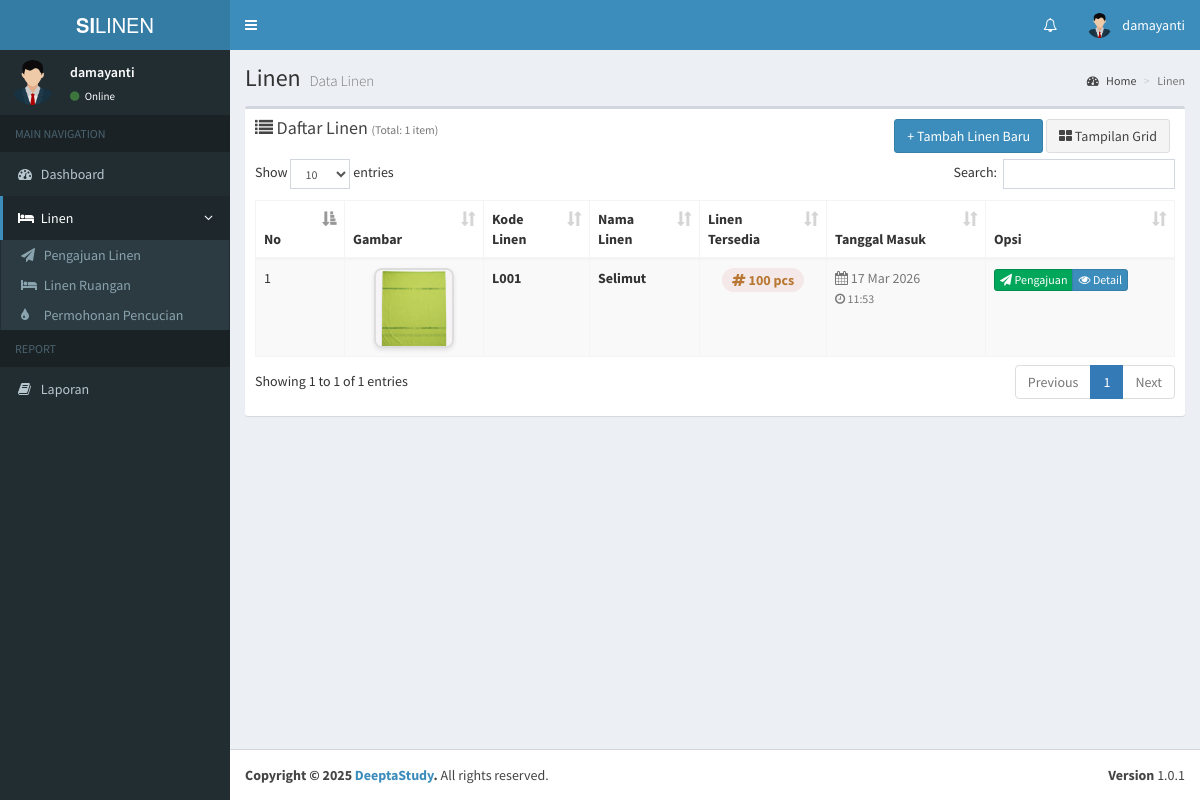
The app's page /admin_ruangan/data_linen.php (signed in) with its own data.
### tables this page shows
CREATE TABLE `users` (
  `id` int(11) NOT NULL,
  `nama` varchar(100) NOT NULL,
  `username` varchar(100) NOT NULL,
  `email` varchar(100) NOT NULL,
  `password` varchar(100) NOT NULL,
  `hak_akses` varchar(25) NOT NULL,
  `status` int(11) NOT NULL,
  `status_ruangan` int(11) DEFAULT NULL
);

CREATE TABLE `linen` (
  `id` int(11) NOT NULL,
  `kode_linen` varchar(15) NOT NULL,
  `nama_linen` varchar(199) NOT NULL,
  `gambar` varchar(199) NOT NULL,
  `jumlah_linen` int(11) NOT NULL,
  `sisa_linen` int(11) NOT NULL,
  `tanggal` datetime NOT NULL,
  `status` int(11) NOT NULL,
  `updated_at` datetime NOT NULL
);

### admin_ruangan/data_linen.php (the view, shortened to what this page needs)
<?php
include '../koneksi.php';
$additionalCSS = [
    '../assets/plugins/datatables/dataTables.bootstrap.css',
    'https://cdnjs.cloudflare.com/ajax/libs/lightbox2/2.11.3/css/lightbox.min.css',
    '../assets/dist/css/linen.css'
];
$pageTitle = "Linen";
$pageDesc = "Data Linen";
$dataQuery = mysqli_query($koneksi, "SELECT * FROM linen ORDER BY tanggal DESC");
?>
<section class="content">
    <div class="row">
        <div class="col-xs-12">
            <div class="box">
                <div class="box-header">
                    <h3 class="box-title">
                        <i class="fa fa-list"></i> Daftar Linen
                        <small class="text-muted">(Total: <?= mysqli_num_rows($dataQuery) ?> item)</small>
                    </h3>
                    <div class="box-tools pull-right" style="position: absolute; right: 15px; top: 10px;">
                        <a href="tambah_linen.php" class="btn btn-primary">+ Tambah Linen Baru</a>
                        <button id="toggleView" class="btn btn-default">
                            <i class="fa fa-th-large"></i> Tampilan Grid
                        </button>
                    </div>
                </div>
                <div class="box-body">
                    <div id="tableView" class="table-view">
                        <?php if (mysqli_num_rows($dataQuery) > 0): ?>
                            <table id="example1" class="table table-bordered table-striped table-hover">
                                <thead>
                                    <tr>
                                        <th width="50">No</th>
                                        <th width="100">Gambar</th>
                                        <th>Kode Linen</th>
                                        <th>Nama Linen</th>
                                        <th>Linen Tersedia</th>
                                        <th width="120">Tanggal Masuk</th>
                                        <th width="150">Opsi</th>
                                    </tr>
                                </thead>
                                <tbody>
                                    <?php
                                    $no = 1;
                                    while ($data = mysqli_fetch_assoc($dataQuery)):
                                        $gambar_path = !empty($data['gambar']) ? '../uploads/linen/' . $data['gambar'] : '../assets/img/no-image.jpg';
                                        $gambar_exists = !empty($data['gambar']) && file_exists($gambar_path);
                                        $tanggal = date('d M Y', strtotime($data['tanggal']));
                                        $waktu_masuk = date('H:i', strtotime($data['tanggal']));
                                    ?>
                                        <tr>
                                            <td><?= $no++; ?></td>
                                            <td class="text-center">
                                                <?php if ($gambar_exists): ?>
                                                    <a href="<?= $gambar_path ?>" data-lightbox="linen-<?= $data['id'] ?>" data-title="<?= htmlspecialchars($data['nama_linen']) ?>">
                                                        <img src="<?= $gambar_path ?>" class="img-linen" alt="<?= htmlspecialchars($data['nama_linen']) ?>">
                                                    </a>
                                                <?php else: ?>
                                                    <div class="no-image">
                                                        <i class="fa fa-image fa-2x"></i>
                                                    </div>
                                                <?php endif; ?>
                                            </td>
                                            <td>
                                                <strong><?= htmlspecialchars($data['kode_linen']) ?></strong>
                                            </td>
                                            <td>
                                                <strong><?= htmlspecialchars($data['nama_linen']) ?></strong>
                                            </td>
                                            <td class="text-center">
                                                <span class="badge badge-custom" style="background: #f5e8e8ff; color: rgb(184, 120, 52); font-size: 14px;">
                                                    <i class="fa fa-hashtag"></i> <?= $data['sisa_linen'] ?> pcs
                                                </span>
                                            </td>
                                            <td>
                                                <span class="text-muted">
                                                    <i class="fa fa-calendar"></i> <?= $tanggal ?>
                                                    <br>
                                                    <small><i class="fa fa-clock-o"></i> <?= $waktu_masuk ?></small>
                                                </span>
                                            </td>
                                            <td>
                                                <div class="btn-group">
                                                    <a href="#" class="btn btn-xs btn-success" onclick="showPengajuanModal(<?= $data['id'] ?>, '<?= $data['kode_linen'] ?>', '<?= addslashes($data['nama_linen']) ?>', <?= $data['sisa_linen'] ?>)" data-toggle="modal" data-target="#modalPengajuan">
                                                        <i class="fa fa-paper-plane"></i> Pengajuan
                                                    </a>
                                                    <a href="detail_linen.php?id_linen=<?= $data['id']; ?>" class="btn btn-primary btn-xs"><i class="fa fa-eye"></i> Detail</a>
                                                </div>
                                            </td>
                                        </tr>
                                    <?php
                                    endwhile;
                                    ?>
                                </tbody>
                            </table>
                        <?php endif; ?>
                    </div>
                </div>
            </div>
        </div>
    </div>
</section>
<?php
$content = ob_get_clean();
include __DIR__ . '/../layouts/header.php';
echo $content;
include __DIR__ . '/../layouts/footer.php';
?>

### layouts/header.php (shortened to what this page needs)
<?php
include '../koneksi.php';
$username = $_SESSION['username'];
$query = mysqli_query($koneksi, "SELECT * FROM users WHERE username = '$username'");
$row = mysqli_fetch_assoc($query);
?>
<!DOCTYPE html>
<html>
<head>
    <link rel="stylesheet" href="../assets/bootstrap/css/bootstrap.min.css">
    <link rel="stylesheet" href="https://maxcdn.bootstrapcdn.com/font-awesome/4.4.0/css/font-awesome.min.css">
    <link rel="stylesheet" href="https://code.ionicframework.com/ionicons/2.0.1/css/ionicons.min.css">
    <link rel="stylesheet" href="../assets/dist/css/AdminLTE.min.css">
    <link rel="stylesheet" href="../assets/dist/css/skins/_all-skins.min.css">
    <link rel="stylesheet" href="../assets/plugins/iCheck/flat/blue.css">
    <link rel="stylesheet" href="../assets/plugins/morris/morris.css">
    <link rel="stylesheet" href="../assets/plugins/jvectormap/jquery-jvectormap-1.2.2.css">
    <?php if (!empty($additionalCSS)): ?>
        <?php foreach ($additionalCSS as $css): ?>
            <link rel="stylesheet" href="<?= htmlspecialchars($css) ?>">
        <?php endforeach; ?>
    <?php endif; ?>
</head>
<body class="hold-transition skin-blue sidebar-mini">
    <div class="wrapper">
        <header class="main-header">
            <a href="#" class="logo">
                <span class="logo-lg"><b>SI</b>LINEN</span>
            </a>
            <nav class="navbar navbar-static-top" role="navigation">
                <a href="#" class="sidebar-toggle" data-toggle="offcanvas" role="button">
                </a>
                <div class="navbar-custom-menu">
                    <ul class="nav navbar-nav">
                        <li class="dropdown notifications-menu">
                            <a href="#" class="dropdown-toggle" data-toggle="dropdown">
                                <i class="fa fa-bell-o"></i>
                            </a>
                        </li>
                        <li class="dropdown user user-menu">
                            <a href="#" class="dropdown-toggle" data-toggle="dropdown">
                                <img src="../assets/images/avatar.png" class="user-image" alt="User Image">
                                <span class="hidden-xs"><?= $row['username']; ?></span>
                            </a>
                        </li>
                    </ul>
                </div>
            </nav>
        </header>
        <div class="content-wrapper">
            <section class="content-header">
                <h1>
                    <?php echo isset($pageTitle) ? $pageTitle : 'Dashboard'; ?>
                    <small><?php echo isset($pageDesc) ? $pageDesc : 'Control Panel'; ?></small>
                </h1>
                <ol class="breadcrumb">
                    <li><a href="#"><i class="fa fa-dashboard"></i> Home</a></li>
                    <li class="active"><?php echo isset($pageTitle) ? $pageTitle : 'Dashboard'; ?></li>
                </ol>
            </section>
            <?php include __DIR__ . '/navigation.php'; ?>

### layouts/navigation.php (shortened to what this page needs)
<aside class="main-sidebar">
    <section class="sidebar">
        <div class="user-panel">
            <div class="pull-left image">
                <img src="../assets/images/avatar.png" class="img-circle" alt="User Image">
            </div>
            <div class="pull-left info">
                <p><?= $row['username']; ?></p>
                <a href="#"><i class="fa fa-circle text-success"></i> Online</a>
            </div>
        </div>
        <?php
            if ($row['hak_akses'] == 'admin') {
        ?>
        <ul class="sidebar-menu">
            <li class="header">MAIN NAVIGATION</li>
            <li class="<?= $_SESSION['active_menu'] == 'dashboard' ? 'active' : '' ?>">
                <a href="../admin/">
                    <i class="fa fa-dashboard"></i> <span>Dashboard</span>
                </a>
            </li>
            <li class="treeview <?= $_SESSION['active_menu'] == 'pengguna' ? 'active' : '' ?>">
                <a href="#">
                    <i class="fa fa-users"></i> <span>Pengguna</span>
                    <i class="fa fa-angle-left pull-right"></i>
                </a>
                <ul class="treeview-menu">
                    <li><a href="../admin/tambah_pengguna.php"><i class="fa fa-plus"></i> Tambah Pengguna Baru</a></li>
                    <li><a href="../admin/data_pengguna.php"><i class="fa fa-arrow-circle-right"></i> Data Pengguna</a></li>
                </ul>
            </li>
            <li class="<?= $_SESSION['active_menu'] == 'ruangan' ? 'active' : '' ?>">
                <a href="../admin/data_ruangan.php">
                    <i class="fa fa-building"></i> <span>Ruangan</span>
                </a>
            </li>
            <li class="<?= $_SESSION['active_menu'] == 'linen' ? 'active' : '' ?>">
                <a href="../admin/data_linen.php">
                    <i class="fa fa-bed"></i> <span>Data Linen</span>
                </a>
            </li>
            <li class="<?= $_SESSION['active_menu'] == 'linen_ruangan' ? 'active' : '' ?>">
                <a href="../admin/linen_ruangan.php">
                    <i class="fa fa-bed"></i> <span>Linen Ruangan</span>
                </a>
            </li>
            <li class="treeview <?= $_SESSION['active_menu'] == 'distribusi' ? 'active' : '' ?>">
                <a href="#">
                    <i class="fa fa-tint"></i> <span>Distribusi</span>
                    <i class="fa fa-angle-left pull-right"></i>
                </a>
                <ul class="treeview-menu">
                    <li><a href="../admin/data_pengajuan.php"><i class="fa fa-paper-plane"></i> Pengajuan Linen</a></li>
                    <li><a href="../admin/data_pencucian.php"><i class="fa fa-tint"></i> Permohonan Pencucian</a></li>
                    <!-- <li><a href="../admin/linen_bersih.php"><i class="fa fa-check-circle"></i> Linen Bersih</a></li>
                    <li><a href="../admin/linen_kotor.php"><i class="fa fa-exclamation-circle"></i> Linen Kotor</a></li> -->
                </ul>
            </li>
            <li class="header">REPORT</li>
            <li><a href="#"><i class="fa fa-book"></i> <span>Laporan</span></a></li>
        </ul>
        <?php
            }else if($row['hak_akses'] == 'admin_ruangan'){
        ?>
        <ul class="sidebar-menu">
            <li class="header">MAIN NAVIGATION</li>
            <li class="<?= $_SESSION['active_menu'] == 'dashboard' ? 'active' : '' ?>">
                <a href="../admin_ruangan/">
                    <i class="fa fa-dashboard"></i> <span>Dashboard</span>
                </a>
            </li>
            <li class="treeview <?= $_SESSION['active_menu'] == 'linen' ? 'active' : '' ?>">
                <a href="#">
                    <i class="fa fa-bed"></i> <span>Linen</span>
                    <i class="fa fa-angle-left pull-right"></i>
                </a>
                <ul class="treeview-menu">
                    <li><a href="../admin_ruangan/data_pengajuan.php"><i class="fa fa-paper-plane"></i> Pengajuan Linen</a></li>
                    <li><a href="../admin_ruangan/linen_ruangan.php"><i class="fa fa-bed"></i> Linen Ruangan</a></li>
                    <li><a href="../admin_ruangan/data_pencucian.php"><i class="fa fa-tint"></i> Permohonan Pencucian</a></li>
                </ul>
            </li>
            <li class="header">REPORT</li>
            <li><a href="#"><i class="fa fa-book"></i> <span>Laporan</span></a></li>
        </ul>
        <?php
            }else if($row['hak_akses'] == 'petugas_laundry'){
        ?>
        <?php
            }else if($row['hak_akses'] == 'kepala_penanggung_jawab'){
        ?>
        <?php
            }
        ?>
    </section>
</aside>

### records on screen
users: username "damayanti"
linen: gambar (picture), kode_linen "L001", nama_linen "Selimut", sisa_linen "100", tanggal "17 Mar 2026", tanggal "11:53"

### other values on screen
$pageTitle "Linen"
$pageDesc "Data Linen"
mysqli_num_rows($dataQuery) "1"
